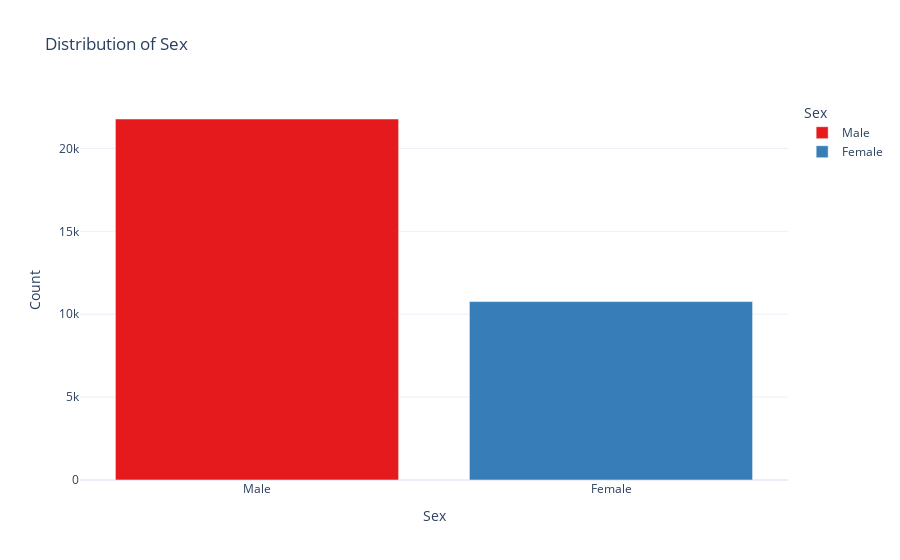

The notebook cell saved with this chart:
### Markdown cell above
#### _4.1 Bar chart for sex distribution_

### Code cell
# Create a new column with the count of each 'sex' category
df_sex_counts = df_subset['sex'].value_counts().reset_index()
df_sex_counts.columns = ['sex', 'count']

# Create the interactive bar chart for 'sex' distribution with distinct colors
fig = px.bar(
    df_sex_counts,
    x='sex',
    y='count',
    title='Distribution of Sex',
    labels={'sex': 'Sex', 'count': 'Count'},
    color='sex',  # Color by 'sex' to apply different colors to each bar
    color_discrete_sequence=px.colors.qualitative.Set1  # Use a color sequence with distinct colors
)

# Update layout for better visualization
fig.update_layout(
    xaxis_title="Sex",
    yaxis_title="Count",
    template="plotly_white"
)

# Show the interactive plot
fig.show()

### Figure 1 — Plotly figure (JSON) as saved in the notebook; plotly's stock layout.template omitted (floating-point values rounded to 4 significant figures)
{"data": [{"alignmentgroup": "True", "hovertemplate": "Sex=%{x}<br>Count=%{y}<extra></extra>", "legendgroup": "Male", "marker": {"color": "rgb(228,26,28)", "pattern": {"shape": ""}}, "name": "Male", "offsetgroup": "Male", "orientation": "v", "showlegend": true, "textposition": "auto", "type": "bar", "x": ["Male"], "xaxis": "x", "y": [21775], "yaxis": "y"}, {"alignmentgroup": "True", "hovertemplate": "Sex=%{x}<br>Count=%{y}<extra></extra>", "legendgroup": "Female", "marker": {"color": "rgb(55,126,184)", "pattern": {"shape": ""}}, "name": "Female", "offsetgroup": "Female", "orientation": "v", "showlegend": true, "textposition": "auto", "type": "bar", "x": ["Female"], "xaxis": "x", "y": [10762], "yaxis": "y"}], "layout": {"barmode": "relative", "legend": {"title": {"text": "Sex"}, "tracegroupgap": 0}, "title": {"text": "Distribution of Sex"}, "xaxis": {"anchor": "y", "categoryarray": ["Male", "Female"], "categoryorder": "array", "domain": [0, 1], "title": {"text": "Sex"}}, "yaxis": {"anchor": "x", "domain": [0, 1], "title": {"text": "Count"}}}}
